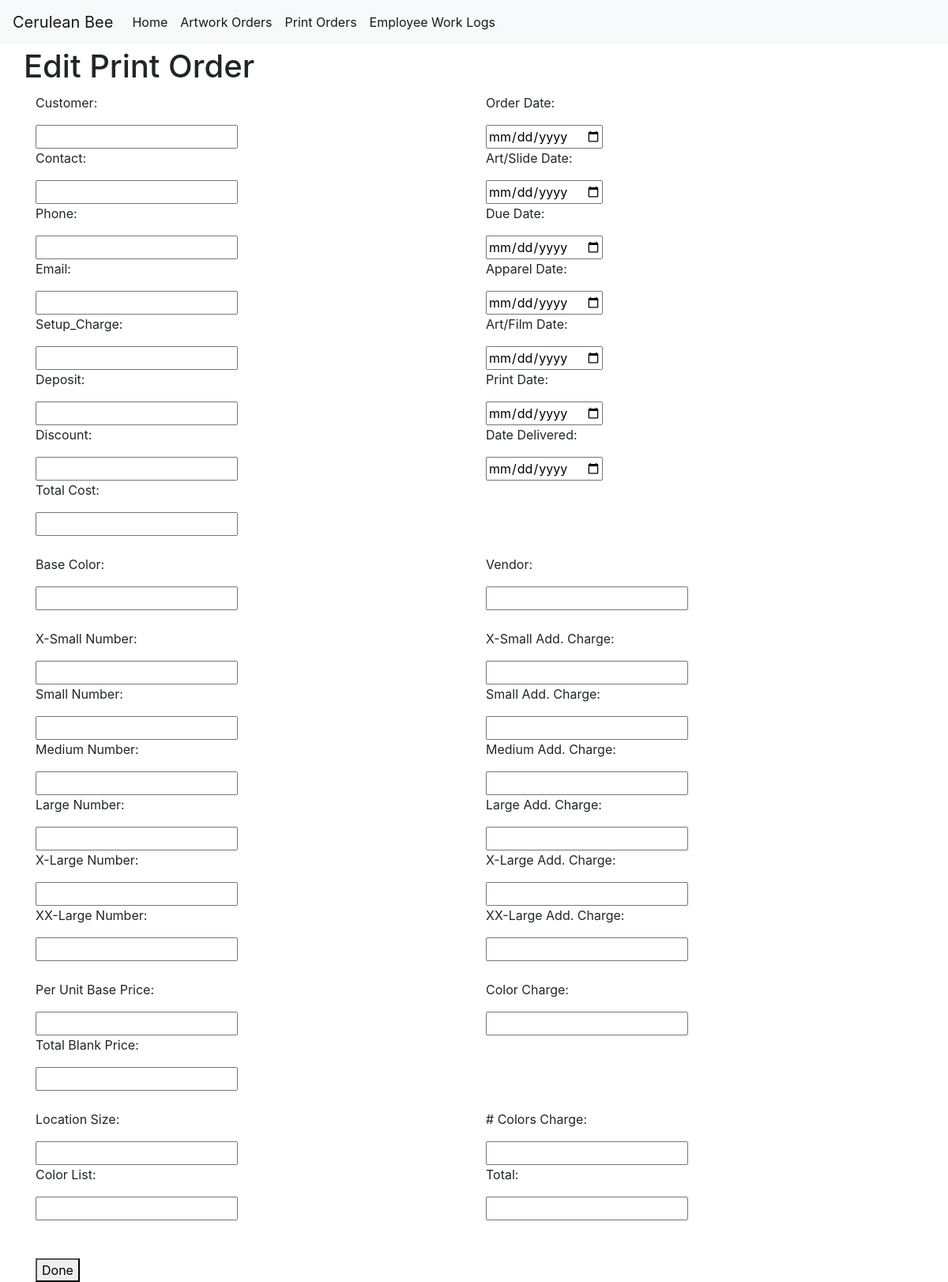
Page /edit_print_order?id=1 on the earlier database version.
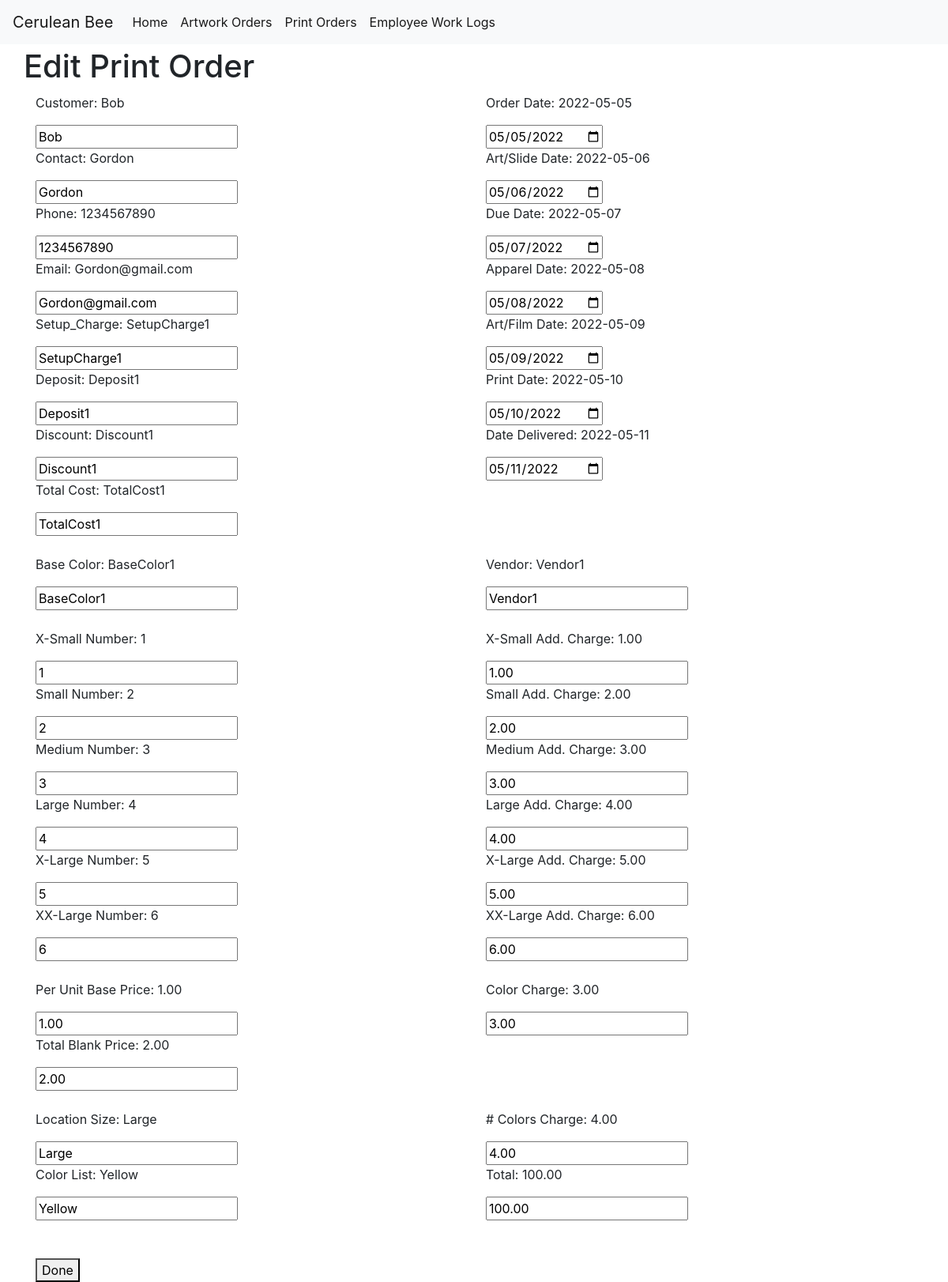
Same page on the later database version.
### main.py (models this page shows)
class Print_Order(db.Model):
    id = db.Column(db.Integer, primary_key=True)
    customer = db.Column(db.String(250), nullable=True)
    contact = db.Column(db.String(250), nullable=True)
    phone = db.Column(db.String(250), nullable=True)
    email = db.Column(db.String(250), nullable=True)
    setup_charge = db.Column(db.String(250), nullable=True)
    deposit = db.Column(db.String(250), nullable=True)
    discount = db.Column(db.String(250), nullable=True)
    total_cost = db.Column(db.String(250), nullable=True)
    order_date = db.Column(db.String(250), nullable=True)
    art_slide_date = db.Column(db.String(250), nullable=True)
    due_date = db.Column(db.String(250), nullable=True)
    apparel_date = db.Column(db.String(250), nullable=True)
    art_film_date = db.Column(db.String(250), nullable=True)
    print_date = db.Column(db.String(250), nullable=True)
    date_delivered = db.Column(db.String(250), nullable=True)
    base_color = db.Column(db.String(250), nullable=True)
    vendor = db.Column(db.String(250), nullable=True)
    x_small_number = db.Column(db.Integer, nullable=True)
    x_small_add_charge = db.Column(db.String(250), nullable=True)
    small_number = db.Column(db.Integer, nullable=True)
    small_add_charge = db.Column(db.String(250), nullable=True)
    medium_number = db.Column(db.Integer, nullable=True)
    medium_add_charge = db.Column(db.String(250), nullable=True)
    large_number = db.Column(db.Integer, nullable=True)
    large_add_charge = db.Column(db.String(250), nullable=True)
    x_large_number = db.Column(db.Integer, nullable=True)
    x_large_add_charge = db.Column(db.String(250), nullable=True)
    xx_large_number = db.Column(db.Integer, nullable=True)
    xx_large_add_charge = db.Column(db.String(250), nullable=True)
    per_unit_base_price = db.Column(db.String(250), nullable=False)
    color_charge = db.Column(db.String(250), nullable=False)
    total_blank_price = db.Column(db.String(250), nullable=False)
    location_size = db.Column(db.String(250), nullable=False)
    num_colors_charge = db.Column(db.String(250), nullable=False)
    color_list = db.Column(db.String(250), nullable=False)
    total = db.Column(db.String(250), nullable=False)

### main.py (the view, shortened to what this page needs)
@app.route("/edit_print_order", methods=["GET", "POST"])
def edit_print_order():
    print_order_id = request.args.get('id')
    print_order_selected = Print_Order.query.get(print_order_id)
    return render_template("edit_print_order.html", print_order=print_order_selected)

### templates/edit_print_order.html (shortened to what the changed rows need)
<!DOCTYPE html>
{% include "header.html" %}
<html lang="en">
<head>
</head>
<body>
    <h1 style="margin:60px 0px 10px 30px">Edit Print Order</h1>
     <form action="{{ url_for('edit_print_order') }}" method="POST">
        <div class="container">
            <div class="row">
                <div class="col">
                    <p>Customer: {{print_order.customer}}</p>
                    <input name="customer" type="text" value = {{print_order.customer}}>
                    <p>Contact: {{print_order.contact}}</p>
                    <input name="contact" type="text" value = {{print_order.contact}}>
                    <p>Phone: {{print_order.phone}}</p>
                    <input name="phone" type="text" value = {{print_order.phone}}>
                    <p>Email: {{print_order.email}}</p>
                    <input name="email" type="text" value = {{print_order.email}}>
                    <p>Setup_Charge: {{print_order.setup_charge}}</p>
                    <input name="setup_charge" type="text" value = {{print_order.setup_charge}}>
                    <p>Deposit: {{print_order.deposit}}</p>
                    <input name="deposit" type="text" value = {{print_order.deposit}}>
                    <p>Discount: {{print_order.discount}}</p>
                    <input name="discount" type="text" value = {{print_order.discount}}>
                    <p>Total Cost: {{print_order.total_cost}}</p>
                    <input name="total_cost" type="text" value = {{print_order.total_cost}}>
                </div>
                <div class="col">
                    <p>Order Date: {{print_order.order_date}}</p>
                    <input name="order_date" type="date" value = {{print_order.order_date}}>
                    <p>Art/Slide Date: {{print_order.art_slide_date}}</p>
                    <input name="art_slide_date" type="date" value = {{print_order.art_slide_date}}>
                    <p>Due Date: {{print_order.due_date}}</p>
                    <input name="due_date" type="date" value = {{print_order.due_date}}>
                    <p>Apparel Date: {{print_order.apparel_date}}</p>
                    <input name="apparel_date" type="date" value = {{print_order.apparel_date}}>
                    <p>Art/Film Date: {{print_order.art_film_date}}</p>
                    <input name="art_film_date" type="date" value = {{print_order.art_film_date}}>
                    <p>Print Date: {{print_order.print_date}}</p>
                    <input name="print_date" type="date" value = {{print_order.print_date}}>
                    <p>Date Delivered: {{print_order.date_delivered}}</p>
                    <input name="date_delivered" type="date" value = {{print_order.date_delivered}}>
                </div>
            </div> <br>
            <div class="row">
                <div class="col">
                    <p>Base Color: {{print_order.base_color}}</p>
                    <input name="base_color" type="text" value = {{print_order.base_color}}>
                </div>
                <div class="col">
                    <p>Vendor: {{print_order.vendor}}</p>
                    <input name="vendor" type="text" value = {{print_order.vendor}}>
                </div>
            </div> <br>
            <div class="row">
                <div class="col">
                    <p>X-Small Number: {{print_order.x_small_number}}</p>
                    <input name="x_small_number" type="number" min="0" value = {{print_order.x_small_number}}>
                    <p>Small Number: {{print_order.small_number}}</p>
                    <input name="small_number" type="number" min="0" value = {{print_order.small_number}}>
                    <p>Medium Number: {{print_order.medium_number}}</p>
                    <input name="medium_number" type="number" min="0" value = {{print_order.medium_number}}>
                    <p>Large Number: {{print_order.large_number}}</p>
                    <input name="large_number" type="number" min="0" value = {{print_order.large_number}}>
                    <p>X-Large Number: {{print_order.x_large_number}}</p>
                    <input name="x_large_number" type="number" min="0" value = {{print_order.x_large_number}}>
                    <p>XX-Large Number: {{print_order.xx_large_number}}</p>
                    <input name="xx_large_number" type="number" min="0" value = {{print_order.xx_large_number}}>
                </div>
                <div class="col">
                    <p>X-Small Add. Charge: {{print_order.x_small_add_charge}}</p>
                    <input name="x_small_add_charge" type="text" value = {{print_order.x_small_add_charge}}>
                    <p>Small Add. Charge: {{print_order.small_add_charge}}</p>
                    <input name="small_add_charge" type="text" value = {{print_order.small_add_charge}}>
                    <p>Medium Add. Charge: {{print_order.medium_add_charge}}</p>
                    <input name="medium_add_charge" type="text" value = {{print_order.medium_add_charge}}>
                    <p>Large Add. Charge: {{print_order.large_add_charge}}</p>
                    <input name="large_add_charge" type="text" value = {{print_order.large_add_charge}}>
                    <p>X-Large Add. Charge: {{print_order.x_large_add_charge}}</p>
                    <input name="x_large_add_charge" type="text" value = {{print_order.x_large_add_charge}}>
                    <p>XX-Large Add. Charge: {{print_order.xx_large_add_charge}}</p>
                    <input name="xx_large_add_charge" type="text" value = {{print_order.xx_large_add_charge}}>
                </div>
            </div> <br>
            <div class="row">
                <div class="col">
                    <p>Per Unit Base Price: {{print_order.per_unit_base_price}}</p>
                    <input name="per_unit_base_price" type="text" value = {{print_order.per_unit_base_price}}>
                </div>
                <div class="col">
                    <p>Color Charge: {{print_order.color_charge}}</p>
            <input name="color_charge" type="text" value = {{print_order.color_charge}}>
                </div>
            </div>
            <div class="row">
                <div class="col">
                    <p>Total Blank Price: {{print_order.total_blank_price}}</p>
                    <input name="total_blank_price" type="text" value = {{print_order.total_blank_price}}>
                </div>
            </div> <br>
            <div class="row">
                <div class="col">
                    <p>Location Size: {{print_order.location_size}}</p>
                    <input name="location_size" type="text" value = {{print_order.location_size}}>
                </div>
                <div class="col">
                    <p># Colors Charge: {{print_order.num_colors_charge}}</p>
                    <input name="num_colors_charge" type="text" value = {{print_order.num_colors_charge}}>
                </div>
            </div>
            <div class="row">
                <div class="col">
                    <p>Color List: {{print_order.color_list}}</p>
                    <input name="color_list" type="text" value = {{print_order.color_list}}>
                </div>
                <div class="col">
                    <p>Total: {{print_order.total}}</p>
                    <input name="total" type="text" value = {{print_order.total}}>
                    <br>
                </div>
            </div> <br>
            <br><button type="submit">Done</button>
        </div>
    </form>
</body>
</html>

Differences in the rows shown:
added Print_Order: customer "Bob", contact "Gordon", phone "1234567890", email "Gordon@gmail.com", setup_charge "SetupCharge1", deposit "Deposit1", discount "Discount1", total_cost "TotalCost1", order_date "2022-05-05", order_date "05/05/2022", art_slide_date "2022-05-06", art_slide_date "05/06/2022", due_date "2022-05-07", due_date "05/07/2022", apparel_date "2022-05-08", apparel_date "05/08/2022", art_film_date "2022-05-09", art_film_date "05/09/2022", print_date "2022-05-10", print_date "05/10/2022", date_delivered "2022-05-11", date_delivered "05/11/2022", base_color "BaseColor1", vendor "Vendor1", x_small_number "1", small_number "2", medium_number "3", large_number "4", x_large_number "5", xx_large_number "6", x_small_add_charge "1.00", small_add_charge "2.00", medium_add_charge "3.00", large_add_charge "4.00", x_large_add_charge "5.00", xx_large_add_charge "6.00", per_unit_base_price "1.00", color_charge "3.00", total_blank_price "2.00", location_size "Large", num_colors_charge "4.00", color_list "Yellow", total "100.00"
